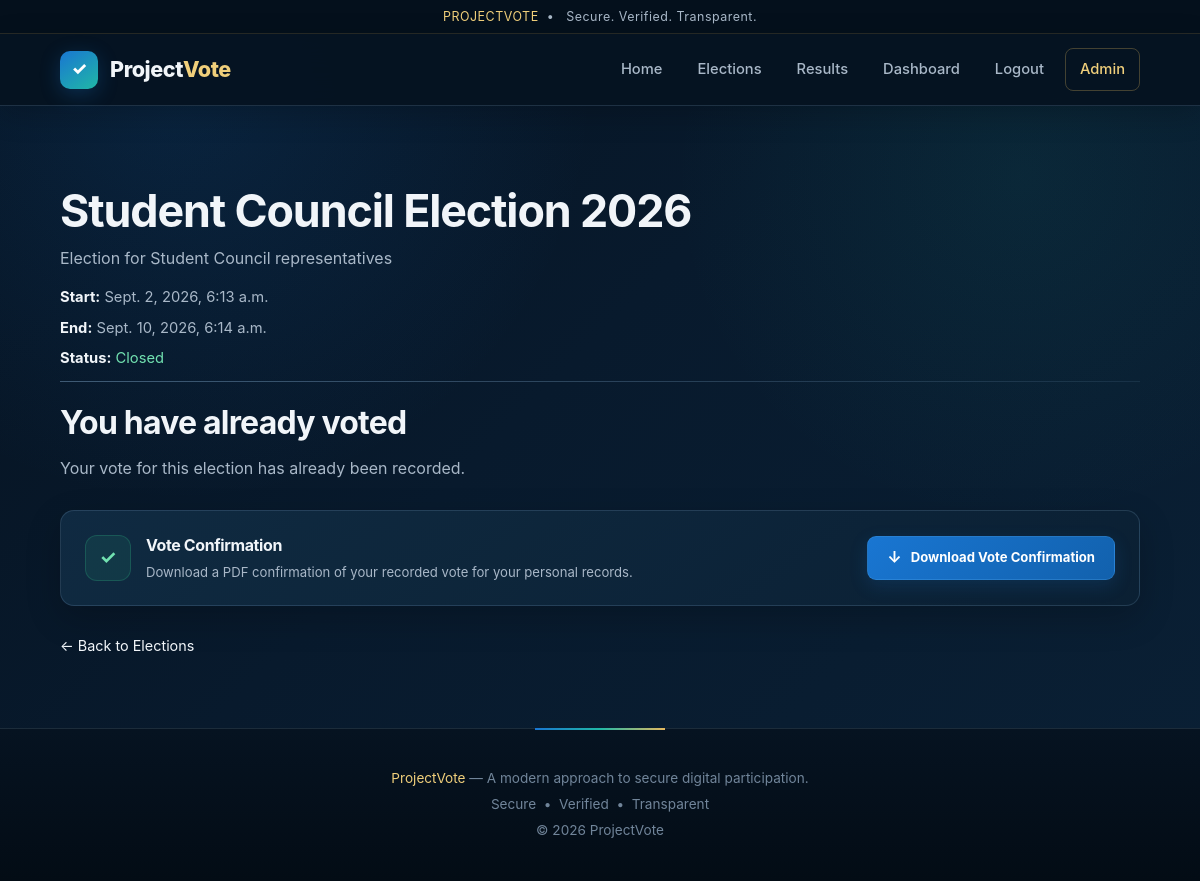
/elections/2/vote-success/ (signed in), run on the app's committed database.
### election/models.py (models this page shows, shortened)
class Election(models.Model):
    STATUS_CHOICES = [
        ('DRAFT', 'Draft'),
        ('UPCOMING', 'Upcoming'),
        ('ONGOING', 'Ongoing'),
        ('CLOSED', 'Closed'),
    ]
    ELIGIBILITY_CHOICES = [
        ('EVERYONE', 'Everyone'),
        ('SELECTED', 'Selected Aadhaar Numbers'),
    ]
    name = models.CharField(
        max_length=200
    )
    description = models.TextField(
        blank=True
    )
    start_date = models.DateTimeField()
    end_date = models.DateTimeField()
    status = models.CharField(
        max_length=20,
        choices=STATUS_CHOICES,
        default='DRAFT'
    )
    eligibility_type = models.CharField(
        max_length=20,
        choices=ELIGIBILITY_CHOICES,
        default='EVERYONE'
    )
    results_published = models.BooleanField(
        default=False
    )
    created_at = models.DateTimeField(
        auto_now_add=True
    )

### election/views.py (the view)
@login_required(login_url='voter_login')
def vote_success(request, election_id):
    election = get_object_or_404(
        Election,
        id=election_id
    )
    vote = (
        Vote.objects
        .select_related(
            'election',
            'candidate'
        )
        .filter(
            voter=request.user,
            election=election
        )
        .first()
    )
    return render(
        request,
        'election/vote_success.html',
        {
            'election': election,
            'vote': vote,
        }
    )

### templates/election/vote_success.html (shortened to what this page needs)
{% extends 'base.html' %}
{% block content %}
<div class="vote-success-container">
    <div class="vote-success-content">
        <h1 class="vote-election-name">
            {{ election.name }}
        </h1>
        {% if election.description %}
            <p class="vote-election-description">
                {{ election.description }}
            </p>
        {% endif %}
        <div class="vote-meta">
            <div>
                <strong>Start:</strong>
                {{ election.start_date }}
            </div>
            <div>
                <strong>End:</strong>
                {{ election.end_date }}
            </div>
            <div>
                <strong>Status:</strong>
                <span class="ongoing">
                    {{ election.get_status_display }}
                </span>
            </div>
        </div>
        <div class="success-divider"></div>
        <h2 class="already-voted-title">
            You have already voted
        </h2>
        <p class="already-voted-text">
            Your vote for this election has already been recorded.
        </p>
        {% if vote %}
            <div class="confirmation-card">
                <div class="confirmation-info">
                    <div class="confirmation-icon">
                        ✓
                    </div>
                    <div>
                        <h3>
                            Vote Confirmation
                        </h3>
                        <p>
                            Download a PDF confirmation of your recorded vote
                            for your personal records.
                        </p>
                    </div>
                </div>
                <a
                    href="{% url 'download_vote_confirmation' vote.id %}"
                    class="download-confirmation-btn"
                >
                    <span class="download-icon">
                        ↓
                    </span>
                    Download Vote Confirmation
                </a>
            </div>
        {% else %}
            <div class="no-vote-message">
                Your vote was recorded, but the confirmation document
                could not be located. Please return to your dashboard.
            </div>
        {% endif %}
        <a
            href="{% url 'election_list' %}"
            class="back-link"
        >
            ← Back to Elections
        </a>
    </div>
</div>
{% endblock %}

### templates/base.html (style rules this page uses)
:root { --navy-dark: #061321; --navy: #081a2d; --navy-light: #0d253d; --card: #102b43; --card-light: #143651; --blue: #1976d2; --blue-light: #3194e8; --teal: #20b8a6; --teal-dark: #168f83; --gold: #e5b95f; --gold-light: #f0cf7b; --text: #f1f5f9; --text-muted: #a9b8c8; --border: rgba(130, 170, 205, 0.20); --success: #35c98b; --danger: #ef6b73; --warning: #e6b85c; --shadow: 0 15px 40px rgba(0, 0, 0, 0.30); }
* { box-sizing: border-box; margin: 0; padding: 0; }
html { scroll-behavior: smooth; }
body { min-height: 100vh; font-family: "Inter", "Segoe UI", Roboto, Arial, sans-serif; color: var(--text); line-height: 1.6; background: radial-gradient( circle at 15% 10%, rgba(25, 118, 210, 0.15), transparent 32% ), radial-gradient( circle at 85% 20%, rgba(32, 184, 166, 0.08), transparent 28% ), linear-gradient( 135deg, #061321 0%, #081a2d 45%, #0a2035 100% ); background-attachment: fixed; }
a { color: inherit; text-decoration: none; }
h1, h2, h3, h4 { color: var(--text); letter-spacing: -0.025em; }
h1 { font-size: clamp(2rem, 4vw, 3rem); line-height: 1.15; }
h2 { font-size: 2rem; }
h3 { font-size: 1.35rem; }
p { color: var(--text-muted); }

### templates/election/vote_success.html (style rules this page uses)
.vote-success-container { max-width: 1150px; margin: 0 auto; }
.vote-success-content { padding-top: 35px; }
.vote-election-name { margin: 0 0 8px; color: var(--text); font-size: clamp(2rem, 4vw, 2.8rem); font-weight: 700; }
.vote-election-description { margin: 0 0 10px; color: var(--text-muted); font-size: 1rem; }
.vote-meta { display: flex; flex-direction: column; gap: 7px; margin-top: 15px; margin-bottom: 8px; color: var(--text-muted); font-size: 0.92rem; }
.vote-meta strong { color: var(--text); }
.vote-meta .ongoing { color: #72e2b1; }
.success-divider { width: 100%; height: 1px; margin: 10px 0 15px; background: linear-gradient( 90deg, rgba(130, 170, 205, 0.45), rgba(130, 170, 205, 0.12) ); }
.already-voted-title { margin: 0 0 8px; color: var(--text); font-size: 2rem; font-weight: 700; }
.already-voted-text { margin: 0; color: var(--text-muted); font-size: 1rem; }
.confirmation-card { display: flex; align-items: center; justify-content: space-between; gap: 25px; margin-top: 28px; padding: 22px 24px; background: linear-gradient( 145deg, rgba(16, 43, 67, 0.96), rgba(11, 32, 51, 0.96) ); border: 1px solid var(--border); border-radius: 14px; box-shadow: 0 12px 35px rgba(0, 0, 0, 0.20); }
.confirmation-info { display: flex; align-items: center; gap: 15px; min-width: 0; }
.confirmation-icon { width: 46px; height: 46px; flex-shrink: 0; display: flex; align-items: center; justify-content: center; border-radius: 12px; color: #72e2b1; background: rgba(53, 201, 139, 0.10); border: 1px solid rgba(53, 201, 139, 0.22); font-size: 1.2rem; font-weight: 700; }
.confirmation-info h3 { margin: 0 0 5px; color: var(--text); font-size: 1rem; }
.confirmation-info p { margin: 0; color: var(--text-muted); font-size: 0.82rem; line-height: 1.5; }
.download-confirmation-btn { display: inline-flex; align-items: center; justify-content: center; gap: 9px; flex-shrink: 0; min-height: 44px; padding: 0 19px; border-radius: 9px; color: white; background: linear-gradient( 135deg, var(--blue), #1261ad ); border: 1px solid rgba(90, 170, 235, 0.25); box-shadow: 0 6px 18px rgba(25, 118, 210, 0.18); font-size: 0.82rem; font-weight: 700; text-decoration: none; transition: transform 0.2s ease, box-shadow 0.2s ease, opacity 0.2s ease; }
.download-icon { font-size: 1rem; }
.back-link { display: inline-flex; align-items: center; gap: 6px; margin-top: 28px; color: var(--text); font-size: 0.9rem; text-decoration: none; transition: color 0.2s ease; }

### data on the page
Election: name "Student Council Election 2026", description "Election for Student Council representatives", start_date "Sept. 2, 2026, 6:13 a.m.", end_date "Sept. 10, 2026, 6:14 a.m.", status "Closed"
